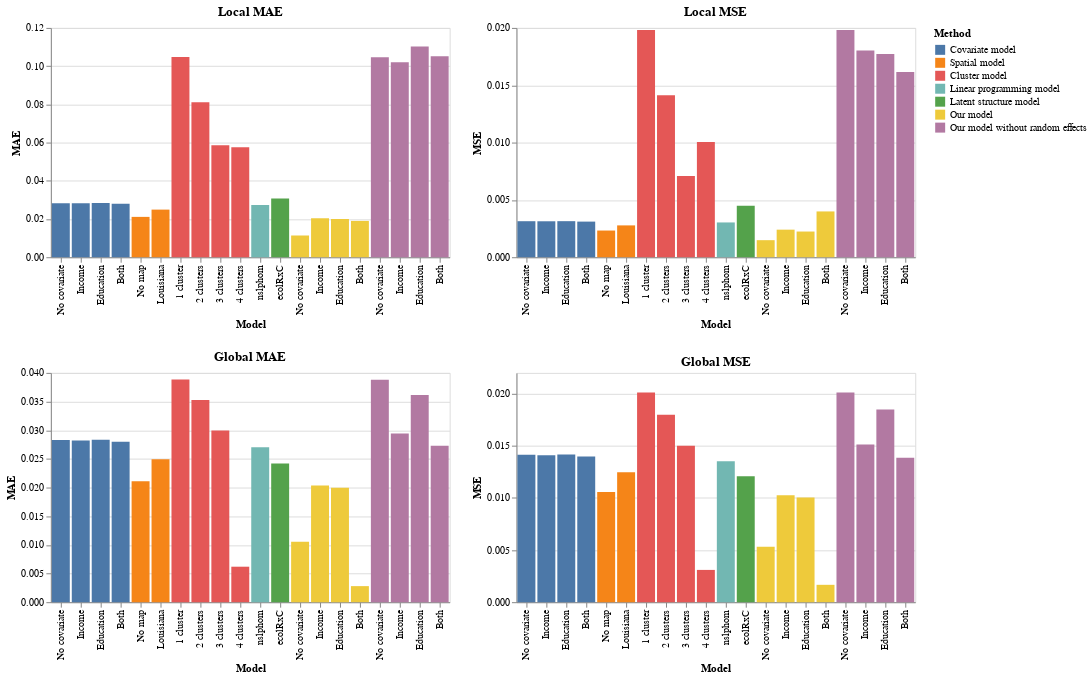

The notebook cell saved with this chart:
### Code cell
plots = []
relabel = ""
for idx, param in zip(df["Index"], df["Config"]):
    relabel += f"datum.label == {idx} ? '{param}' :"
relabel += "'NA'"
for kind in ["Local MAE", "Local MSE", "Global MAE", "Global MSE"]:
    plots.append(alt.Chart(df).mark_bar().encode(
        x = alt.X(
            field="Index",
            type="nominal",
            title="Model",
            axis=alt.Axis(labelExpr=relabel),
        ),
        detail = alt.Detail(field="Index"),
        y = alt.Y(field=kind, type="quantitative", title=kind.split()[1]),
        color = alt.Column(
            field="Method",
            sort=alt.Sort(field="Index"),
            title="Method",
        ),
    ).properties(
        width=400,
        height=230,
        title=kind
    ))

errors = alt.vconcat(
    alt.hconcat(*plots[0:2]),
    alt.hconcat(*plots[2:4]),
)
errors

### Figure 1 — Vega-Lite specification as saved in the notebook (floating-point values rounded to 4 significant figures)
{"config": {"view": {"continuousWidth": 300, "continuousHeight": 300}}, "vconcat": [{"hconcat": [{"mark": {"type": "bar"}, "encoding": {"color": {"field": "Method", "sort": {"field": "Index"}, "title": "Method"}, "detail": {"field": "Index"}, "x": {"axis": {"labelExpr": "datum.label == 0 ? 'No covariate' :datum.label == 1 ? 'Income' :datum.label == 2 ? 'Education' :datum.label == 3 ? 'Both' :datum.label == 4 ? 'No map' :datum.label == 5 ? 'Louisiana' :datum.label == 6 ? '1 cluster' :datum.label == 7 ? '2 clusters' :datum.label == 8 ? '3 clusters' :datum.label == 9 ? '4 clusters' :datum.label == 10 ? 'nslphom' :datum.label == 11 ? 'ecolRxC' :datum.label == 12 ? 'No covariate' :datum.label == 13 ? 'Income' :datum.label == 14 ? 'Education' :datum.label == 15 ? 'Both' :datum.label == 16 ? 'No covariate' :datum.label == 17 ? 'Income' :datum.label == 18 ? 'Education' :datum.label == 19 ? 'Both' :'NA'"}, "field": "Index", "title": "Model", "type": "nominal"}, "y": {"field": "Local MAE", "title": "MAE", "type": "quantitative"}}, "height": 230, "title": "Local MAE", "width": 400}, {"mark": {"type": "bar"}, "encoding": {"color": {"field": "Method", "sort": {"field": "Index"}, "title": "Method"}, "detail": {"field": "Index"}, "x": {"axis": {"labelExpr": "datum.label == 0 ? 'No covariate' :datum.label == 1 ? 'Income' :datum.label == 2 ? 'Education' :datum.label == 3 ? 'Both' :datum.label == 4 ? 'No map' :datum.label == 5 ? 'Louisiana' :datum.label == 6 ? '1 cluster' :datum.label == 7 ? '2 clusters' :datum.label == 8 ? '3 clusters' :datum.label == 9 ? '4 clusters' :datum.label == 10 ? 'nslphom' :datum.label == 11 ? 'ecolRxC' :datum.label == 12 ? 'No covariate' :datum.label == 13 ? 'Income' :datum.label == 14 ? 'Education' :datum.label == 15 ? 'Both' :datum.label == 16 ? 'No covariate' :datum.label == 17 ? 'Income' :datum.label == 18 ? 'Education' :datum.label == 19 ? 'Both' :'NA'"}, "field": "Index", "title": "Model", "type": "nominal"}, "y": {"field": "Local MSE", "title": "MSE", "type": "quantitative"}}, "height": 230, "title": "Local MSE", "width": 400}]}, {"hconcat": [{"mark": {"type": "bar"}, "encoding": {"color": {"field": "Method", "sort": {"field": "Index"}, "title": "Method"}, "detail": {"field": "Index"}, "x": {"axis": {"labelExpr": "datum.label == 0 ? 'No covariate' :datum.label == 1 ? 'Income' :datum.label == 2 ? 'Education' :datum.label == 3 ? 'Both' :datum.label == 4 ? 'No map' :datum.label == 5 ? 'Louisiana' :datum.label == 6 ? '1 cluster' :datum.label == 7 ? '2 clusters' :datum.label == 8 ? '3 clusters' :datum.label == 9 ? '4 clusters' :datum.label == 10 ? 'nslphom' :datum.label == 11 ? 'ecolRxC' :datum.label == 12 ? 'No covariate' :datum.label == 13 ? 'Income' :datum.label == 14 ? 'Education' :datum.label == 15 ? 'Both' :datum.label == 16 ? 'No covariate' :datum.label == 17 ? 'Income' :datum.label == 18 ? 'Education' :datum.label == 19 ? 'Both' :'NA'"}, "field": "Index", "title": "Model", "type": "nominal"}, "y": {"field": "Global MAE", "title": "MAE", "type": "quantitative"}}, "height": 230, "title": "Global MAE", "width": 400}, {"mark": {"type": "bar"}, "encoding": {"color": {"field": "Method", "sort": {"field": "Index"}, "title": "Method"}, "detail": {"field": "Index"}, "x": {"axis": {"labelExpr": "datum.label == 0 ? 'No covariate' :datum.label == 1 ? 'Income' :datum.label == 2 ? 'Education' :datum.label == 3 ? 'Both' :datum.label == 4 ? 'No map' :datum.label == 5 ? 'Louisiana' :datum.label == 6 ? '1 cluster' :datum.label == 7 ? '2 clusters' :datum.label == 8 ? '3 clusters' :datum.label == 9 ? '4 clusters' :datum.label == 10 ? 'nslphom' :datum.label == 11 ? 'ecolRxC' :datum.label == 12 ? 'No covariate' :datum.label == 13 ? 'Income' :datum.label == 14 ? 'Education' :datum.label == 15 ? 'Both' :datum.label == 16 ? 'No covariate' :datum.label == 17 ? 'Income' :datum.label == 18 ? 'Education' :datum.label == 19 ? 'Both' :'NA'"}, "field": "Index", "title": "Model", "type": "nominal"}, "y": {"field": "Global MSE", "title": "MSE", "type": "quantitative"}}, "height": 230, "title": "Global MSE", "width": 400}]}], "data": {"name": "data-00623f88ad6af308855cd4801bfa41f9"}, "$schema": "https://vega.github.io/schema/vega-lite/v5.20.1.json", "datasets": {"data-00623f88ad6af308855cd4801bfa41f9": [{"Unnamed: 0": "covariate, No covariate", "Bias [1, 1]": -0.01036, "Bias [2, 1]": 0.02236, "Bias [1, 2]": 0.01036, "Bias [2, 2]": -0.02236, "Deviation [1, 1]": 0.005573, "Deviation [2, 1]": 0.007695, "Deviation [1, 2]": 0.005573, "Deviation [2, 2]": 0.007695, "Example Beta [1, 1]": 0.3488, "Example Beta [2, 1]": 1.0, "Example Beta [1, 2]": 0.6512, "Example Beta [2, 2]": 6.66e-08, "Example Counts [1, 1]": 6761.0, "Example Counts [2, 1]": 3490.0, "Example Counts [1, 2]": 12620.0, "Example Counts [2, 2]": 0.0002324, "Bounds Size [1, 1]": 0.02417, "Bounds Size [2, 1]": 0.0001097, "Bounds Size [1, 2]": 0.02417, "Bounds Size [2, 2]": 0.0001097, "Accuracy [1, 1]": 0.6875, "Accuracy [2, 1]": 0.0, "Accuracy [1, 2]": 0.6875, "Accuracy [2, 2]": 0.0, "Execution Time": 161.9, "Local MAE": 0.02831, "Local MSE": 0.003141, "Global MAE": 0.02831, "Global MSE": 0.01415, "Model": "covariate, No covariate", "MCMC": true, "Iterations": 2000.0, "Burned": 70000.0, "Chains": 4.0, "Thinning": 20.0, "BUGS": "JAGS", "Method": "Covariate model", "Config": "No covariate", "Method Position": 1, "Config Position": 0, "Index": 0}, {"Unnamed: 0": "covariate, Income", "Bias [1, 1]": -0.01028, "Bias [2, 1]": 0.02236, "Bias [1, 2]": 0.01028, "Bias [2, 2]": -0.02236, "Deviation [1, 1]": 0.005534, "Deviation [2, 1]": 0.007695, "Deviation [1, 2]": 0.005534, "Deviation [2, 2]": 0.007695, "Example Beta [1, 1]": 0.3489, "Example Beta [2, 1]": 1.0, "Example Beta [1, 2]": 0.6511, "Example Beta [2, 2]": 1.217e-06, "Example Counts [1, 1]": 6763.0, "Example Counts [2, 1]": 3490.0, "Example Counts [1, 2]": 12620.0, "Example Counts [2, 2]": 0.004249, "Bounds Size [1, 1]": 0.02544, "Bounds Size [2, 1]": 0.001321, "Bounds Size [1, 2]": 0.02544, "Bounds Size [2, 2]": 0.001321, "Accuracy [1, 1]": 0.7031, "Accuracy [2, 1]": 0.07812, "Accuracy [1, 2]": 0.7031, "Accuracy [2, 2]": 0.07812, "Execution Time": 96.3, "Local MAE": 0.02821, "Local MSE": 0.003136, "Global MAE": 0.02821, "Global MSE": 0.0141, "Model": "covariate, Income", "MCMC": true, "Iterations": 2000.0, "Burned": 70000.0, "Chains": 4.0, "Thinning": 20.0, "BUGS": "JAGS", "Method": "Covariate model", "Config": "Income", "Method Position": 1, "Config Position": 1, "Index": 1}, {"Unnamed: 0": "covariate, Education", "Bias [1, 1]": -0.01037, "Bias [2, 1]": 0.02236, "Bias [1, 2]": 0.01037, "Bias [2, 2]": -0.02236, "Deviation [1, 1]": 0.005576, "Deviation [2, 1]": 0.007695, "Deviation [1, 2]": 0.005576, "Deviation [2, 2]": 0.007695, "Example Beta [1, 1]": 0.349, "Example Beta [2, 1]": 1.0, "Example Beta [1, 2]": 0.651, "Example Beta [2, 2]": 9.398e-13, "Example Counts [1, 1]": 6764.0, "Example Counts [2, 1]": 3490.0, "Example Counts [1, 2]": 12620.0, "Example Counts [2, 2]": 3.28e-09, "Bounds Size [1, 1]": 0.02439, "Bounds Size [2, 1]": 1.634e-12, "Bounds Size [1, 2]": 0.02439, "Bounds Size [2, 2]": 1.634e-12, "Accuracy [1, 1]": 0.6875, "Accuracy [2, 1]": 0.0, "Accuracy [1, 2]": 0.6875, "Accuracy [2, 2]": 0.0, "Execution Time": 138.4, "Local MAE": 0.02833, "Local MSE": 0.003145, "Global MAE": 0.02833, "Global MSE": 0.01417, "Model": "covariate, Education", "MCMC": true, "Iterations": 2000.0, "Burned": 70000.0, "Chains": 4.0, "Thinning": 20.0, "BUGS": "JAGS", "Method": "Covariate model", "Config": "Education", "Method Position": 1, "Config Position": 2, "Index": 2}, {"Unnamed: 0": "covariate, Both", "Bias [1, 1]": -0.01011, "Bias [2, 1]": 0.02235, "Bias [1, 2]": 0.01011, "Bias [2, 2]": -0.02235, "Deviation [1, 1]": 0.005522, "Deviation [2, 1]": 0.007696, "Deviation [1, 2]": 0.005522, "Deviation [2, 2]": 0.007696, "Example Beta [1, 1]": 0.3489, "Example Beta [2, 1]": 1.0, "Example Beta [1, 2]": 0.6511, "Example Beta [2, 2]": 2.687e-06, "Example Counts [1, 1]": 6763.0, "Example Counts [2, 1]": 3490.0, "Example Counts [1, 2]": 12620.0, "Example Counts [2, 2]": 0.009377, "Bounds Size [1, 1]": 0.02479, "Bounds Size [2, 1]": 0.002561, "Bounds Size [1, 2]": 0.02479, "Bounds Size [2, 2]": 0.002561, "Accuracy [1, 1]": 0.7344, "Accuracy [2, 1]": 0.09375, "Accuracy [1, 2]": 0.7344, "Accuracy [2, 2]": 0.09375, "Execution Time": 188.1, "Local MAE": 0.02797, "Local MSE": 0.003107, "Global MAE": 0.02797, "Global MSE": 0.01398, "Model": "covariate, Both", "MCMC": true, "Iterations": 2000.0, "Burned": 70000.0, "Chains": 4.0, "Thinning": 20.0, "BUGS": "JAGS", "Method": "Covariate model", "Config": "Both", "Method Position": 1, "Config Position": 3, "Index": 3}, {"Unnamed: 0": "spatial, No map", "Bias [1, 1]": -0.007399, "Bias [2, 1]": 0.01737, "Bias [1, 2]": 0.007399, "Bias [2, 2]": -0.01738, "Deviation [1, 1]": 0.004049, "Deviation [2, 1]": 0.007546, "Deviation [1, 2]": 0.004049, "Deviation [2, 2]": 0.007541, "Example Beta [1, 1]": 0.3504, "Example Beta [2, 1]": 0.995, "Example Beta [1, 2]": 0.6496, "Example Beta [2, 2]": 0.005028, "Example Counts [1, 1]": 6791.0, "Example Counts [2, 1]": 3473.0, "Example Counts [1, 2]": 12590.0, "Example Counts [2, 2]": 17.55, "Bounds Size [1, 1]": 0.03115, "Bounds Size [2, 1]": 0.0493, "Bounds Size [1, 2]": 0.03115, "Bounds Size [2, 2]": 0.04932, "Accuracy [1, 1]": 1.0, "Accuracy [2, 1]": 0.9688, "Accuracy [1, 2]": 1.0, "Accuracy [2, 2]": 0.9688, "Execution Time": 172.8, "Local MAE": 0.02111, "Local MSE": 0.002327, "Global MAE": 0.02111, "Global MSE": 0.01057, "Model": "spatial, No map", "MCMC": true, "Iterations": 2000.0, "Burned": 30000.0, "Chains": 4.0, "Thinning": 20.0, "BUGS": "WinBUGS", "Method": "Spatial model", "Config": "No map", "Method Position": 2, "Config Position": 4, "Index": 4}, {"Unnamed: 0": "spatial, Louisiana", "Bias [1, 1]": -0.008824, "Bias [2, 1]": 0.02031, "Bias [1, 2]": 0.008824, "Bias [2, 2]": -0.02031, "Deviation [1, 1]": 0.00481, "Deviation [2, 1]": 0.007638, "Deviation [1, 2]": 0.00481, "Deviation [2, 2]": 0.007644, "Example Beta [1, 1]": 0.3498, "Example Beta [2, 1]": 0.998, "Example Beta [1, 2]": 0.6502, "Example Beta [2, 2]": 0.002024, "Example Counts [1, 1]": 6780.0, "Example Counts [2, 1]": 3483.0, "Example Counts [1, 2]": 12600.0, "Example Counts [2, 2]": 7.064, "Bounds Size [1, 1]": 0.028, "Bounds Size [2, 1]": 0.03545, "Bounds Size [1, 2]": 0.028, "Bounds Size [2, 2]": 0.0355, "Accuracy [1, 1]": 0.9531, "Accuracy [2, 1]": 0.8125, "Accuracy [1, 2]": 0.9531, "Accuracy [2, 2]": 0.8125, "Execution Time": 239.8, "Local MAE": 0.02492, "Local MSE": 0.002776, "Global MAE": 0.02492, "Global MSE": 0.01247, "Model": "spatial, Louisiana", "MCMC": true, "Iterations": 2000.0, "Burned": 30000.0, "Chains": 4.0, "Thinning": 20.0, "BUGS": "WinBUGS", "Method": "Spatial model", "Config": "Louisiana", "Method Position": 2, "Config Position": 5, "Index": 5}, {"Unnamed: 0": "cluster, 1 cluster", "Bias [1, 1]": -0.01806, "Bias [2, 1]": 0.02236, "Bias [1, 2]": 0.01806, "Bias [2, 2]": -0.02236, "Deviation [1, 1]": 0.1031, "Deviation [2, 1]": 0.007695, "Deviation [1, 2]": 0.1031, "Deviation [2, 2]": 0.007695, "Example Beta [1, 1]": 0.2846, "Example Beta [2, 1]": 1.0, "Example Beta [1, 2]": 0.7154, "Example Beta [2, 2]": 7.029e-39, "Example Counts [1, 1]": 5515.0, "Example Counts [2, 1]": 3490.0, "Example Counts [1, 2]": 13870.0, "Example Counts [2, 2]": 2.453e-35, "Bounds Size [1, 1]": 0.002126, "Bounds Size [2, 1]": 6.72e-08, "Bounds Size [1, 2]": 0.002126, "Bounds Size [2, 2]": 6.72e-08, "Accuracy [1, 1]": 0.0, "Accuracy [2, 1]": 0.0, "Accuracy [1, 2]": 0.0, "Accuracy [2, 2]": 0.0, "Execution Time": 13.83, "Local MAE": 0.1047, "Local MSE": 0.01981, "Global MAE": 0.03883, "Global MSE": 0.02012, "Model": "cluster, 1 cluster", "MCMC": true, "Iterations": 2000.0, "Burned": 30000.0, "Chains": 4.0, "Thinning": 10.0, "BUGS": "JAGS", "Method": "Cluster model", "Config": "1 cluster", "Method Position": 3, "Config Position": 6, "Index": 6}, {"Unnamed: 0": "cluster, 2 clusters", "Bias [1, 1]": -0.01545, "Bias [2, 1]": 0.02236, "Bias [1, 2]": 0.01545, "Bias [2, 2]": -0.02236, "Deviation [1, 1]": 0.06732, "Deviation [2, 1]": 0.007695, "Deviation [1, 2]": 0.06732, "Deviation [2, 2]": 0.007695, "Example Beta [1, 1]": 0.433, "Example Beta [2, 1]": 1.0, "Example Beta [1, 2]": 0.567, "Example Beta [2, 2]": 1.429e-56, "Example Counts [1, 1]": 8393.0, "Example Counts [2, 1]": 3490.0, "Example Counts [1, 2]": 10990.0, "Example Counts [2, 2]": 4.986e-53, "Bounds Size [1, 1]": 0.002421, "Bounds Size [2, 1]": 4.348e-05, "Bounds Size [1, 2]": 0.002421, "Bounds Size [2, 2]": 4.348e-05, "Accuracy [1, 1]": 0.01562, "Accuracy [2, 1]": 0.0, "Accuracy [1, 2]": 0.01562, "Accuracy [2, 2]": 0.0, "Execution Time": 29.1, "Local MAE": 0.08108, "Local MSE": 0.01413, "Global MAE": 0.03528, "Global MSE": 0.01798, "Model": "cluster, 2 clusters", "MCMC": true, "Iterations": 2000.0, "Burned": 30000.0, "Chains": 4.0, "Thinning": 10.0, "BUGS": "JAGS", "Method": "Cluster model", "Config": "2 clusters", "Method Position": 3, "Config Position": 7, "Index": 7}, {"Unnamed: 0": "cluster, 3 clusters", "Bias [1, 1]": -0.01167, "Bias [2, 1]": 0.02212, "Bias [1, 2]": 0.01167, "Bias [2, 2]": -0.02212, "Deviation [1, 1]": 0.0388, "Deviation [2, 1]": 0.007985, "Deviation [1, 2]": 0.0388, "Deviation [2, 2]": 0.007985, "Example Beta [1, 1]": 0.3599, "Example Beta [2, 1]": 1.0, "Example Beta [1, 2]": 0.6401, "Example Beta [2, 2]": 8.147e-43, "Example Counts [1, 1]": 6976.0, "Example Counts [2, 1]": 3490.0, "Example Counts [1, 2]": 12410.0, "Example Counts [2, 2]": 2.843e-39, "Bounds Size [1, 1]": 0.002579, "Bounds Size [2, 1]": 1.881e-08, "Bounds Size [1, 2]": 0.002579, "Bounds Size [2, 2]": 1.881e-08, "Accuracy [1, 1]": 0.01562, "Accuracy [2, 1]": 0.01562, "Accuracy [1, 2]": 0.01562, "Accuracy [2, 2]": 0.01562, "Execution Time": 38.55, "Local MAE": 0.05865, "Local MSE": 0.007078, "Global MAE": 0.02996, "Global MSE": 0.01501, "Model": "cluster, 3 clusters", "MCMC": true, "Iterations": 2000.0, "Burned": 30000.0, "Chains": 4.0, "Thinning": 10.0, "BUGS": "JAGS", "Method": "Cluster model", "Config": "3 clusters", "Method Position": 3, "Config Position": 8, "Index": 8}, {"Unnamed: 0": "cluster, 4 clusters", "Bias [1, 1]": 0.002201, "Bias [2, 1]": -0.005026, "Bias [1, 2]": -0.002201, "Bias [2, 2]": 0.005026, "Deviation [1, 1]": 0.04316, "Deviation [2, 1]": 0.04097, "Deviation [1, 2]": 0.04316, "Deviation [2, 2]": 0.04097, "Example Beta [1, 1]": 0.36, "Example Beta [2, 1]": 1.0, "Example Beta [1, 2]": 0.64, "Example Beta [2, 2]": 4.847e-63, "Example Counts [1, 1]": 6977.0, "Example Counts [2, 1]": 3490.0, "Example Counts [1, 2]": 12410.0, "Example Counts [2, 2]": 1.692e-59, "Bounds Size [1, 1]": 0.007127, "Bounds Size [2, 1]": 0.01548, "Bounds Size [1, 2]": 0.007127, "Bounds Size [2, 2]": 0.01548, "Accuracy [1, 1]": 0.0625, "Accuracy [2, 1]": 0.07812, "Accuracy [1, 2]": 0.0625, "Accuracy [2, 2]": 0.07812, "Execution Time": 47.64, "Local MAE": 0.0576, "Local MSE": 0.01004, "Global MAE": 0.00619, "Global MSE": 0.003096, "Model": "cluster, 4 clusters", "MCMC": true, "Iterations": 2000.0, "Burned": 30000.0, "Chains": 4.0, "Thinning": 10.0, "BUGS": "JAGS", "Method": "Cluster model", "Config": "4 clusters", "Method Position": 3, "Config Position": 9, "Index": 9}, {"Unnamed: 0": "lphom, nslphom", "Bias [1, 1]": -0.009886, "Bias [2, 1]": 0.02135, "Bias [1, 2]": 0.009886, "Bias [2, 2]": -0.02135, "Deviation [1, 1]": 0.005753, "Deviation [2, 1]": 0.008238, "Deviation [1, 2]": 0.005753, "Deviation [2, 2]": 0.008238, "Example Beta [1, 1]": 0.3492, "Example Beta [2, 1]": 0.999, "Example Beta [1, 2]": 0.6508, "Example Beta [2, 2]": 0.0009846, "Example Counts [1, 1]": 6767.0, "Example Counts [2, 1]": 3487.0, "Example Counts [1, 2]": 12610.0, "Example Counts [2, 2]": 3.436, "Bounds Size [1, 1]": 0.3871, "Bounds Size [2, 1]": 1.0, "Bounds Size [1, 2]": 0.3871, "Bounds Size [2, 2]": 1.0, "Accuracy [1, 1]": 1.0, "Accuracy [2, 1]": 1.0, "Accuracy [1, 2]": 1.0, "Accuracy [2, 2]": 1.0, "Execution Time": 0.75, "Local MAE": 0.02737, "Local MSE": 0.003033, "Global MAE": 0.02703, "Global MSE": 0.01351, "Model": "lphom, nslphom", "MCMC": false, "Iterations": null, "Burned": null, "Chains": null, "Thinning": null, "BUGS": null, "Method": "Linear programming model", "Config": "nslphom", "Method Position": 4, "Config Position": 11, "Index": 10}, {"Unnamed: 0": "ecolRxC, ecolRxC", "Bias [1, 1]": 0.008843, "Bias [2, 1]": -0.01909, "Bias [1, 2]": -0.008843, "Bias [2, 2]": 0.01909, "Deviation [1, 1]": 0.01374, "Deviation [2, 1]": 0.02287, "Deviation [1, 2]": 0.01374, "Deviation [2, 2]": 0.02287, "Example Beta [1, 1]": 0.3514, "Example Beta [2, 1]": 0.9864, "Example Beta [1, 2]": 0.6486, "Example Beta [2, 2]": 0.01361, "Example Counts [1, 1]": 6811.0, "Example Counts [2, 1]": 3443.0, "Example Counts [1, 2]": 12570.0, "Example Counts [2, 2]": 47.48, "Bounds Size [1, 1]": 0.02564, "Bounds Size [2, 1]": 0.06268, "Bounds Size [1, 2]": 0.02564, "Bounds Size [2, 2]": 0.06268, "Accuracy [1, 1]": 0.625, "Accuracy [2, 1]": 0.625, "Accuracy [1, 2]": 0.625, "Accuracy [2, 2]": 0.625, "Execution Time": 0.03, "Local MAE": 0.03074, "Local MSE": 0.004489, "Global MAE": 0.02418, "Global MSE": 0.01209, "Model": "ecolRxC, ecolRxC", "MCMC": false, "Iterations": null, "Burned": null, "Chains": null, "Thinning": null, "BUGS": null, "Method": "Latent structure model", "Config": "ecolRxC", "Method Position": 5, "Config Position": 10, "Index": 11}, {"Unnamed: 0": "logit covariate, No covariate", "Bias [1, 1]": -0.003395, "Bias [2, 1]": 0.009322, "Bias [1, 2]": 0.003395, "Bias [2, 2]": -0.009322, "Deviation [1, 1]": 0.003943, "Deviation [2, 1]": 0.006883, "Deviation [1, 2]": 0.003943, "Deviation [2, 2]": 0.006883, "Example Beta [1, 1]": 0.3524, "Example Beta [2, 1]": 0.9877, "Example Beta [1, 2]": 0.6476, "Example Beta [2, 2]": 0.01228, "Example Counts [1, 1]": 6830.0, "Example Counts [2, 1]": 3447.0, "Example Counts [1, 2]": 12550.0, "Example Counts [2, 2]": 42.85, "Bounds Size [1, 1]": 0.07229, "Bounds Size [2, 1]": 0.1583, "Bounds Size [1, 2]": 0.07229, "Bounds Size [2, 2]": 0.1583, "Accuracy [1, 1]": 1.0, "Accuracy [2, 1]": 1.0, "Accuracy [1, 2]": 1.0, "Accuracy [2, 2]": 1.0, "Execution Time": 71.03, "Local MAE": 0.01137, "Local MSE": 0.001487, "Global MAE": 0.01054, "Global MSE": 0.005308, "Model": "logit covariate, No covariate", "MCMC": true, "Iterations": 2000.0, "Burned": 90000.0, "Chains": 4.0, "Thinning": 20.0, "BUGS": "JAGS", "Method": "Our model", "Config": "No covariate", "Method Position": 6, "Config Position": 12, "Index": 12}, {"Unnamed: 0": "logit covariate, Income", "Bias [1, 1]": -0.006643, "Bias [2, 1]": 0.01784, "Bias [1, 2]": 0.006643, "Bias [2, 2]": -0.01784, "Deviation [1, 1]": 0.004998, "Deviation [2, 1]": 0.007701, "Deviation [1, 2]": 0.004998, "Deviation [2, 2]": 0.007701, "Example Beta [1, 1]": 0.3512, "Example Beta [2, 1]": 0.9957, "Example Beta [1, 2]": 0.6488, "Example Beta [2, 2]": 0.004285, "Example Counts [1, 1]": 6807.0, "Example Counts [2, 1]": 3475.0, "Example Counts [1, 2]": 12580.0, "Example Counts [2, 2]": 14.96, "Bounds Size [1, 1]": 0.07539, "Bounds Size [2, 1]": 0.1527, "Bounds Size [1, 2]": 0.07539, "Bounds Size [2, 2]": 0.1527, "Accuracy [1, 1]": 1.0, "Accuracy [2, 1]": 1.0, "Accuracy [1, 2]": 1.0, "Accuracy [2, 2]": 1.0, "Execution Time": 87.89, "Local MAE": 0.02039, "Local MSE": 0.002404, "Global MAE": 0.02038, "Global MSE": 0.01025, "Model": "logit covariate, Income", "MCMC": true, "Iterations": 2000.0, "Burned": 90000.0, "Chains": 4.0, "Thinning": 20.0, "BUGS": "JAGS", "Method": "Our model", "Config": "Income", "Method Position": 6, "Config Position": 13, "Index": 13}, {"Unnamed: 0": "logit covariate, Education", "Bias [1, 1]": -0.006496, "Bias [2, 1]": 0.01754, "Bias [1, 2]": 0.006496, "Bias [2, 2]": -0.01754, "Deviation [1, 1]": 0.004548, "Deviation [2, 1]": 0.007553, "Deviation [1, 2]": 0.004548, "Deviation [2, 2]": 0.007553, "Example Beta [1, 1]": 0.3513, "Example Beta [2, 1]": 0.9959, "Example Beta [1, 2]": 0.6487, "Example Beta [2, 2]": 0.004065, "Example Counts [1, 1]": 6809.0, "Example Counts [2, 1]": 3476.0, "Example Counts [1, 2]": 12570.0, "Example Counts [2, 2]": 14.19, "Bounds Size [1, 1]": 0.0767, "Bounds Size [2, 1]": 0.162, "Bounds Size [1, 2]": 0.0767, "Bounds Size [2, 2]": 0.162, "Accuracy [1, 1]": 1.0, "Accuracy [2, 1]": 1.0, "Accuracy [1, 2]": 1.0, "Accuracy [2, 2]": 1.0, "Execution Time": 86.39, "Local MAE": 0.02, "Local MSE": 0.002241, "Global MAE": 0.01998, "Global MSE": 0.01005, "Model": "logit covariate, Education", "MCMC": true, "Iterations": 2000.0, "Burned": 90000.0, "Chains": 4.0, "Thinning": 20.0, "BUGS": "JAGS", "Method": "Our model", "Config": "Education", "Method Position": 6, "Config Position": 14, "Index": 14}, {"Unnamed: 0": "logit covariate, Both", "Bias [1, 1]": -0.0003648, "Bias [2, 1]": 0.003639, "Bias [1, 2]": 0.0003648, "Bias [2, 2]": -0.003639, "Deviation [1, 1]": 0.01117, "Deviation [2, 1]": 0.01993, "Deviation [1, 2]": 0.01117, "Deviation [2, 2]": 0.01993, "Example Beta [1, 1]": 0.3529, "Example Beta [2, 1]": 0.9876, "Example Beta [1, 2]": 0.6471, "Example Beta [2, 2]": 0.01238, "Example Counts [1, 1]": 6841.0, "Example Counts [2, 1]": 3447.0, "Example Counts [1, 2]": 12540.0, "Example Counts [2, 2]": 43.2, "Bounds Size [1, 1]": 0.1094, "Bounds Size [2, 1]": 0.2581, "Bounds Size [1, 2]": 0.1094, "Bounds Size [2, 2]": 0.2581, "Accuracy [1, 1]": 1.0, "Accuracy [2, 1]": 1.0, "Accuracy [1, 2]": 1.0, "Accuracy [2, 2]": 1.0, "Execution Time": 105.4, "Local MAE": 0.01901, "Local MSE": 0.003994, "Global MAE": 0.002802, "Global MSE": 0.001667, "Model": "logit covariate, Both", "MCMC": true, "Iterations": 2000.0, "Burned": 90000.0, "Chains": 4.0, "Thinning": 20.0, "BUGS": "JAGS", "Method": "Our model", "Config": "Both", "Method Position": 6, "Config Position": 15, "Index": 15}, {"Unnamed: 0": "logit covariate without random effects, No covariate", "Bias [1, 1]": -0.01805, "Bias [2, 1]": 0.02234, "Bias [1, 2]": 0.01805, "Bias [2, 2]": -0.02234, "Deviation [1, 1]": 0.1031, "Deviation [2, 1]": 0.007695, "Deviation [1, 2]": 0.1031, "Deviation [2, 2]": 0.007695, "Example Beta [1, 1]": 0.2846, "Example Beta [2, 1]": 1.0, "Example Beta [1, 2]": 0.7154, "Example Beta [2, 2]": 1.329e-05, "Example Counts [1, 1]": 5515.0, "Example Counts [2, 1]": 3490.0, "Example Counts [1, 2]": 13870.0, "Example Counts [2, 2]": 0.0464, "Bounds Size [1, 1]": 0.002191, "Bounds Size [2, 1]": 7.101e-05, "Bounds Size [1, 2]": 0.002191, "Bounds Size [2, 2]": 7.101e-05, "Accuracy [1, 1]": 0.0, "Accuracy [2, 1]": 0.0, "Accuracy [1, 2]": 0.0, "Accuracy [2, 2]": 0.0, "Execution Time": 5.59, "Local MAE": 0.1047, "Local MSE": 0.01981, "Global MAE": 0.03882, "Global MSE": 0.02011, "Model": "logit covariate without random effects, No covariate", "MCMC": true, "Iterations": 2000.0, "Burned": 10000.0, "Chains": 4.0, "Thinning": 10.0, "BUGS": "JAGS", "Method": "Our model without random effects", "Config": "No covariate", "Method Position": 7, "Config Position": 16, "Index": 16}, {"Unnamed: 0": "logit covariate without random effects, Income", "Bias [1, 1]": -0.01336, "Bias [2, 1]": 0.01765, "Bias [1, 2]": 0.01336, "Bias [2, 2]": -0.01765, "Deviation [1, 1]": 0.0978, "Deviation [2, 1]": 0.01961, "Deviation [1, 2]": 0.0978, "Deviation [2, 2]": 0.01961, "Example Beta [1, 1]": 0.3142, "Example Beta [2, 1]": 0.9988, "Example Beta [1, 2]": 0.6858, "Example Beta [2, 2]": 0.001245, "Example Counts [1, 1]": 6089.0, "Example Counts [2, 1]": 3486.0, "Example Counts [1, 2]": 13290.0, "Example Counts [2, 2]": 4.346, "Bounds Size [1, 1]": 0.00317, "Bounds Size [2, 1]": 0.0006596, "Bounds Size [1, 2]": 0.00317, "Bounds Size [2, 2]": 0.0006596, "Accuracy [1, 1]": 0.01562, "Accuracy [2, 1]": 0.0, "Accuracy [1, 2]": 0.01562, "Accuracy [2, 2]": 0.0, "Execution Time": 8.36, "Local MAE": 0.102, "Local MSE": 0.01802, "Global MAE": 0.02944, "Global MSE": 0.01514, "Model": "logit covariate without random effects, Income", "MCMC": true, "Iterations": 2000.0, "Burned": 10000.0, "Chains": 4.0, "Thinning": 10.0, "BUGS": "JAGS", "Method": "Our model without random effects", "Config": "Income", "Method Position": 7, "Config Position": 17, "Index": 17}, {"Unnamed: 0": "logit covariate without random effects, Education", "Bias [1, 1]": -0.01608, "Bias [2, 1]": 0.02235, "Bias [1, 2]": 0.01608, "Bias [2, 2]": -0.02235, "Deviation [1, 1]": 0.09685, "Deviation [2, 1]": 0.007693, "Deviation [1, 2]": 0.09685, "Deviation [2, 2]": 0.007693, "Example Beta [1, 1]": 0.2633, "Example Beta [2, 1]": 1.0, "Example Beta [1, 2]": 0.7367, "Example Beta [2, 2]": 1.805e-05, "Example Counts [1, 1]": 5103.0, "Example Counts [2, 1]": 3490.0, "Example Counts [1, 2]": 14280.0, "Example Counts [2, 2]": 0.06298, "Bounds Size [1, 1]": 0.002696, "Bounds Size [2, 1]": 0.0001098, "Bounds Size [1, 2]": 0.002696, "Bounds Size [2, 2]": 0.0001098, "Accuracy [1, 1]": 0.03125, "Accuracy [2, 1]": 0.0, "Accuracy [1, 2]": 0.03125, "Accuracy [2, 2]": 0.0, "Execution Time": 8.17, "Local MAE": 0.1102, "Local MSE": 0.01772, "Global MAE": 0.03612, "Global MSE": 0.01848, "Model": "logit covariate without random effects, Education", "MCMC": true, "Iterations": 2000.0, "Burned": 10000.0, "Chains": 4.0, "Thinning": 10.0, "BUGS": "JAGS", "Method": "Our model without random effects", "Config": "Education", "Method Position": 7, "Config Position": 18, "Index": 18}, {"Unnamed: 0": "logit covariate without random effects, Both", "Bias [1, 1]": -0.01174, "Bias [2, 1]": 0.01779, "Bias [1, 2]": 0.01174, "Bias [2, 2]": -0.01779, "Deviation [1, 1]": 0.09185, "Deviation [2, 1]": 0.0179, "Deviation [1, 2]": 0.09185, "Deviation [2, 2]": 0.0179, "Example Beta [1, 1]": 0.2935, "Example Beta [2, 1]": 0.9985, "Example Beta [1, 2]": 0.7065, "Example Beta [2, 2]": 0.00153, "Example Counts [1, 1]": 5689.0, "Example Counts [2, 1]": 3485.0, "Example Counts [1, 2]": 13690.0, "Example Counts [2, 2]": 5.338, "Bounds Size [1, 1]": 0.003816, "Bounds Size [2, 1]": 0.001001, "Bounds Size [1, 2]": 0.003816, "Bounds Size [2, 2]": 0.001001, "Accuracy [1, 1]": 0.01562, "Accuracy [2, 1]": 0.0, "Accuracy [1, 2]": 0.01562, "Accuracy [2, 2]": 0.0, "Execution Time": 10.95, "Local MAE": 0.1052, "Local MSE": 0.01616, "Global MAE": 0.02731, "Global MSE": 0.01386, "Model": "logit covariate without random effects, Both", "MCMC": true, "Iterations": 2000.0, "Burned": 10000.0, "Chains": 4.0, "Thinning": 10.0, "BUGS": "JAGS", "Method": "Our model without random effects", "Config": "Both", "Method Position": 7, "Config Position": 19, "Index": 19}]}}
